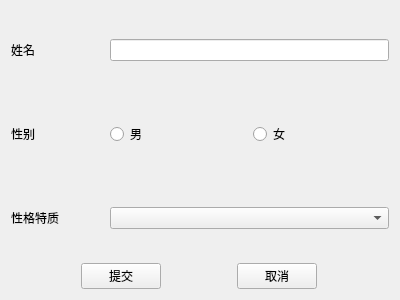
<?xml version="1.0" encoding="UTF-8"?>
<ui version="4.0">
 <class>Widget</class>
 <widget class="QWidget" name="Widget">
  <property name="geometry">
   <rect>
    <x>0</x>
    <y>0</y>
    <width>400</width>
    <height>300</height>
   </rect>
  </property>
  <property name="windowTitle">
   <string>Widget</string>
  </property>
  <layout class="QVBoxLayout" name="verticalLayout" stretch="3,1">
   <item>
    <layout class="QGridLayout" name="gridLayout" rowstretch="1,1,1" columnstretch="1,3">
     <item row="0" column="0">
      <widget class="QLabel" name="label">
       <property name="sizePolicy">
        <sizepolicy hsizetype="Preferred" vsizetype="Expanding">
         <horstretch>0</horstretch>
         <verstretch>0</verstretch>
        </sizepolicy>
       </property>
       <property name="text">
        <string>姓名</string>
       </property>
      </widget>
     </item>
     <item row="0" column="1">
      <widget class="QLineEdit" name="lineEditName"/>
     </item>
     <item row="1" column="0">
      <widget class="QLabel" name="label_2">
       <property name="sizePolicy">
        <sizepolicy hsizetype="Preferred" vsizetype="Expanding">
         <horstretch>0</horstretch>
         <verstretch>0</verstretch>
        </sizepolicy>
       </property>
       <property name="text">
        <string>性别</string>
       </property>
      </widget>
     </item>
     <item row="1" column="1">
      <layout class="QHBoxLayout" name="horizontalLayout">
       <item>
        <widget class="QRadioButton" name="radioButtonMan">
         <property name="text">
          <string>男</string>
         </property>
         <property name="icon">
          <iconset resource="icons.qrc">
           <normaloff>:/images/man.png</normaloff>:/images/man.png</iconset>
         </property>
        </widget>
       </item>
       <item>
        <widget class="QRadioButton" name="radioButtonWoman">
         <property name="text">
          <string>女</string>
         </property>
         <property name="icon">
          <iconset resource="icons.qrc">
           <normaloff>:/images/woman.png</normaloff>:/images/woman.png</iconset>
         </property>
        </widget>
       </item>
      </layout>
     </item>
     <item row="2" column="0">
      <widget class="QLabel" name="label_3">
       <property name="sizePolicy">
        <sizepolicy hsizetype="Preferred" vsizetype="Expanding">
         <horstretch>0</horstretch>
         <verstretch>0</verstretch>
        </sizepolicy>
       </property>
       <property name="text">
        <string>性格特质</string>
       </property>
      </widget>
     </item>
     <item row="2" column="1">
      <widget class="QComboBox" name="comboBox"/>
     </item>
    </layout>
   </item>
   <item>
    <layout class="QHBoxLayout" name="horizontalLayout_2">
     <item>
      <widget class="QPushButton" name="pushButtonCommit">
       <property name="sizePolicy">
        <sizepolicy hsizetype="Fixed" vsizetype="Fixed">
         <horstretch>0</horstretch>
         <verstretch>0</verstretch>
        </sizepolicy>
       </property>
       <property name="text">
        <string>提交</string>
       </property>
       <property name="icon">
        <iconset resource="icons.qrc">
         <normaloff>:/images/yes.png</normaloff>:/images/yes.png</iconset>
       </property>
      </widget>
     </item>
     <item>
      <widget class="QPushButton" name="pushButtonCancel">
       <property name="sizePolicy">
        <sizepolicy hsizetype="Fixed" vsizetype="Fixed">
         <horstretch>0</horstretch>
         <verstretch>0</verstretch>
        </sizepolicy>
       </property>
       <property name="text">
        <string>取消</string>
       </property>
       <property name="icon">
        <iconset resource="icons.qrc">
         <normaloff>:/images/no.png</normaloff>:/images/no.png</iconset>
       </property>
      </widget>
     </item>
    </layout>
   </item>
  </layout>
 </widget>
 <layoutdefault spacing="6" margin="11"/>
 <resources>
  <include location="icons.qrc"/>
 </resources>
 <connections/>
</ui>
